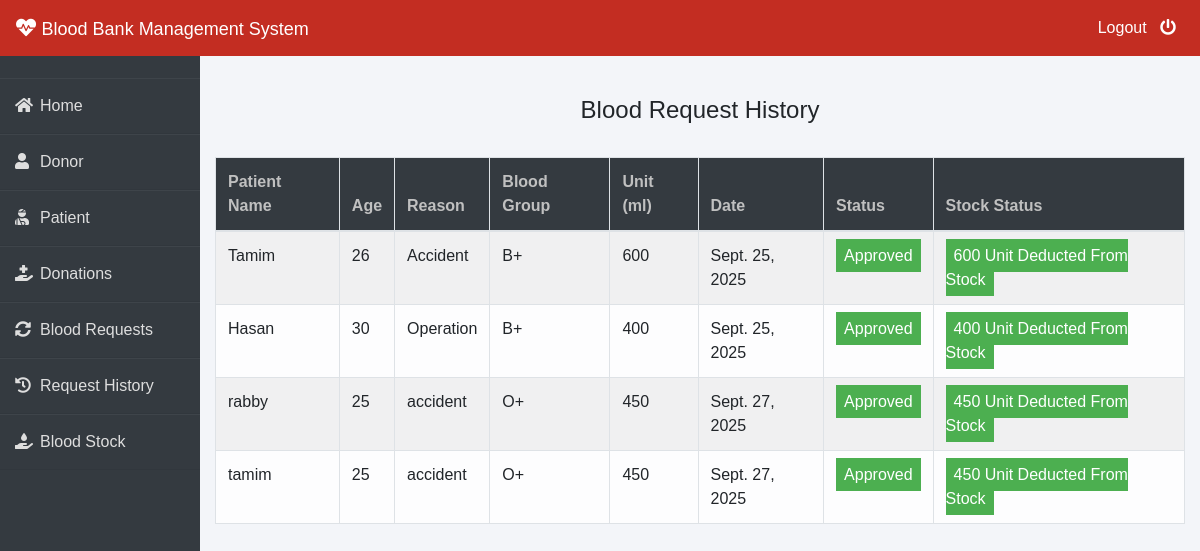
The app's page /admin-request-history (signed in) with its own data.
### blood/models.py (models this page shows, shortened)
class BloodRequest(models.Model):
    request_by_patient=models.ForeignKey(pmodels.Patient,null=True,on_delete=models.CASCADE)
    request_by_donor=models.ForeignKey(dmodels.Donor,null=True,on_delete=models.CASCADE)
    patient_name=models.CharField(max_length=30)
    patient_age=models.PositiveIntegerField()
    reason=models.CharField(max_length=500)
    bloodgroup=models.CharField(max_length=10)
    unit=models.PositiveIntegerField(default=0)
    status=models.CharField(max_length=20,default="Pending")
    date=models.DateField(auto_now=True)

### blood/views.py (the view)
# urls.py: path('admin-request-history', views.admin_request_history_view,name='admin-request-history'),
@login_required(login_url='adminlogin')
def admin_request_history_view(request):
    requests=models.BloodRequest.objects.all().exclude(status='Pending')
    return render(request,'blood/admin_request_history.html',{'requests':requests})

### templates/blood/admin_request_history.html (shortened to what this page needs)
{% extends 'blood/adminbase.html' %}
{% block content %}
{% load widget_tweaks %}
{%load static%}
<head>
</head>
<br><br>
<div class="container">
    <H4 class="text-center">Blood Request History</H4><br>
    <table class="table table-light table-hover table-bordered table-striped">
        <thead class="bg-dark">
            <tr>
                <th scope="col" style="color: rgb(192, 192, 192);">Patient Name</th>
                <th scope="col" style="color: rgb(192, 192, 192);">Age</th>
                <th scope="col" style="color: rgb(192, 192, 192);">Reason</th>
                <th scope="col" style="color: rgb(192, 192, 192);">Blood Group</th>
                <th scope="col" style="color: rgb(192, 192, 192);">Unit (ml)</th>
                <th scope="col" style="color: rgb(192, 192, 192);">Date</th>
                <th scope="col" style="color: rgb(192, 192, 192);">Status</th>
                <th scope="col" style="color: rgb(192, 192, 192);">Stock Status</th>
            </tr>
        </thead>
        <tbody>
            {% for t in requests %}
            <tr>
                <td> {{t.patient_name}}</td>
                <td>{{t.patient_age}}</td>
                <td>{{t.reason}}</td>
                <td>{{t.bloodgroup}}</td>
                <td>{{t.unit}}</td>
                <td>{{t.date}}</td>
                {% if t.status == 'Approved' %}
                <td><span class="label success"> Approved</span></td>
                <td><span class="label success"> {{t.unit}} Unit Deducted From Stock</span></td>
                {% else %}
                <td><span class="label danger">Rejected</span></td>
                <td><span class="label danger"> 0 Unit Deducted From Stock</span></td>
                {% endif %}
            </tr>
            {% endfor %}
        </tbody>
    </table>
</div>
{% endblock content %}

### templates/blood/adminbase.html (style rules this page uses)
* { margin: 0; padding: 0; box-sizing: border-box; list-style: none; text-decoration: none; font-family: 'Josefin Sans', sans-serif; }
body { background-color: #f3f5f9; }

### templates/blood/admin_request_history.html (style rules this page uses)
.label { color: white; padding: 8px; }
.success { background-color: #4CAF50; }

### records on screen
BloodRequest: patient_name "Tamim", patient_age "26", reason "Accident", bloodgroup "B+", unit "600", date "Sept. 25, 2025"
BloodRequest: patient_name "Hasan", patient_age "30", reason "Operation", bloodgroup "B+", unit "400", date "Sept. 25, 2025"
BloodRequest: patient_name "rabby", patient_age "25", reason "accident", bloodgroup "O+", unit "450", date "Sept. 27, 2025"
BloodRequest: patient_name "tamim", patient_age "25", reason "accident", bloodgroup "O+", unit "450", date "Sept. 27, 2025"
